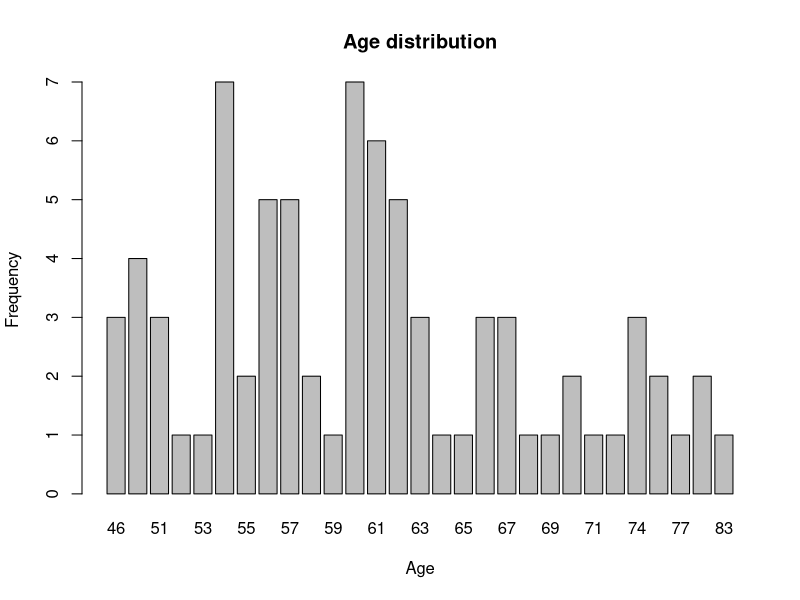
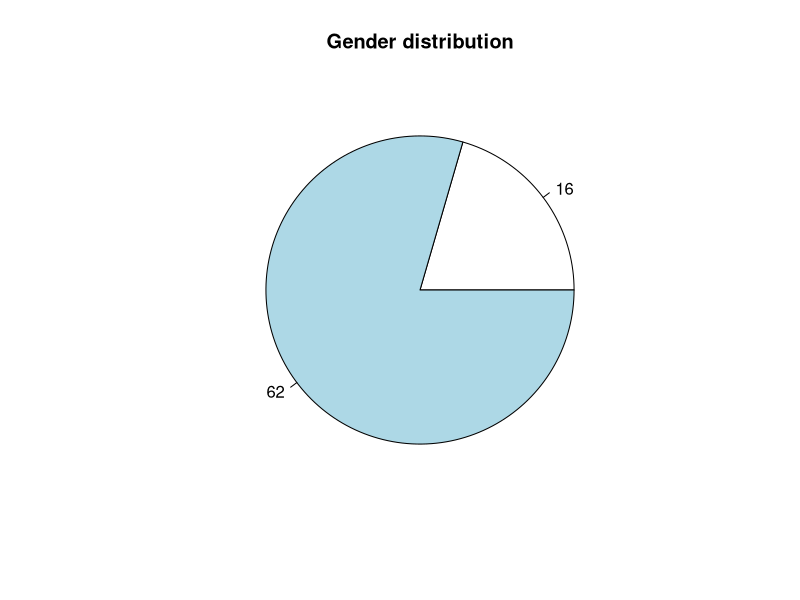
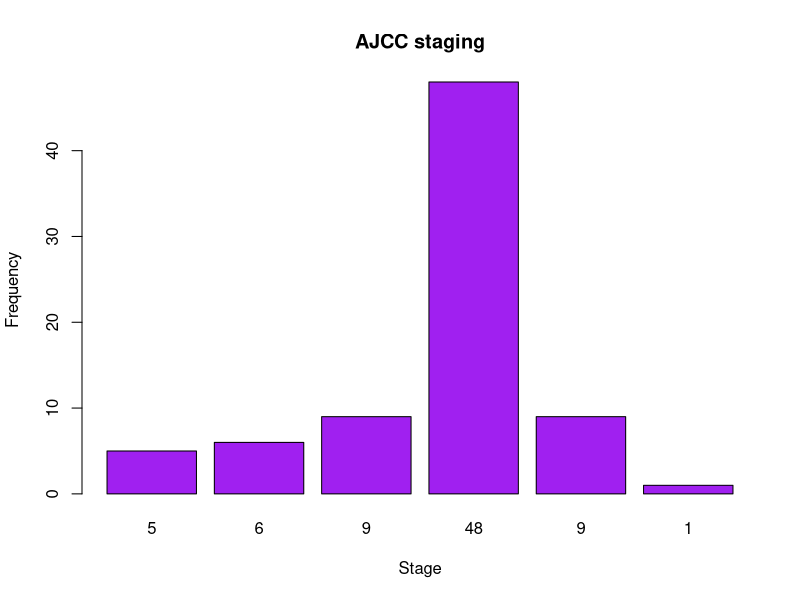
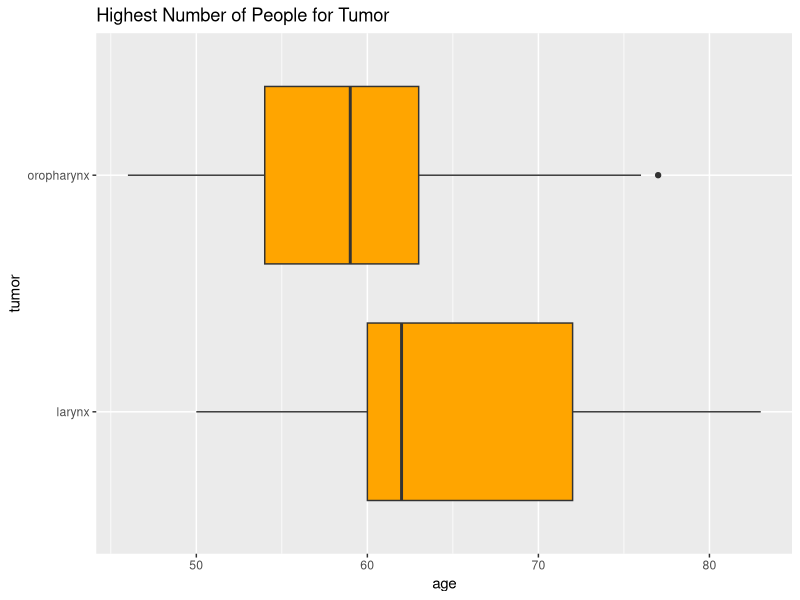
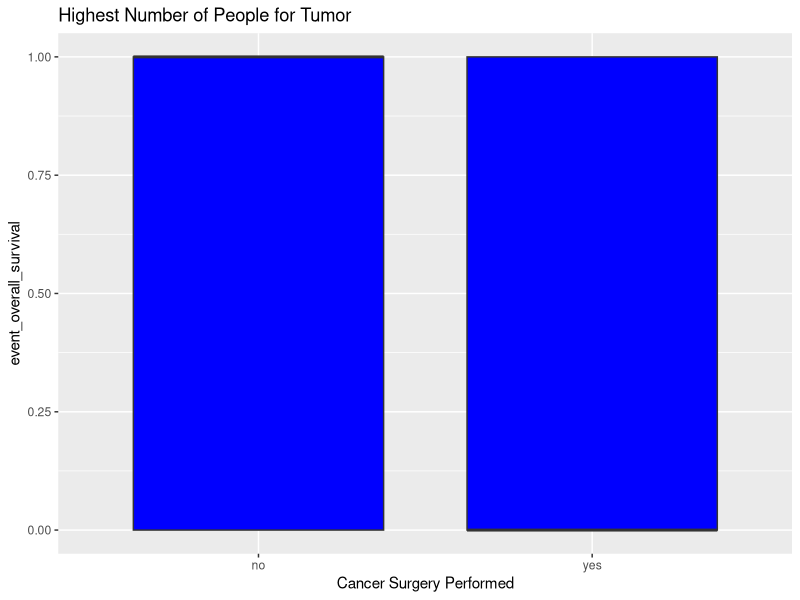

Source code (R) for these figures, in order:
## ---- chunk 1
knitr::opts_chunk$set(echo = TRUE)
## ---- chunk 2
Clinical_Data<- read.csv("Copy of HEAD-NECK-RADIOMICS-HN1 Clinical data updated July 2020.csv")
View(Clinical_Data)
## ---- chunk 3
head(Clinical_Data)
## ---- chunk 4

#installing required packages
#install.packages("ggplot2")
#install.packages("dplyr")
#install.packages("plyr")
#install.packages("tidyr")
#install.packages("ggplot")
#install.packages("ggplot2")
#library(ggplot2)

library(dplyr)
library(plyr)
library(tidyr)
library(ggplot2)

## ---- chunk 5

#data cleaning and pre processing

#checking null values

Clinical_Data1<- data.frame(Clinical_Data)
colSums(is.na(Clinical_Data1))
## ---- chunk 6

#Elemenating null values

Clinical_Data1<-na.omit(Clinical_Data1)

#rechecking null values
colSums(is.na(Clinical_Data1))
View(Clinical_Data1)
head(Clinical_Data1)
## ---- chunk 7
#summary of the data

summary(Clinical_Data1)

## ---- chunk 8
#number of people diagnosed at different ages

age <-table(Clinical_Data1$age_at_diagnosis)

age

## ---- chunk 9
#total number of females and males

gender<-table(Clinical_Data1$biological_sex)

gender

## ---- chunk 10
#number of performance status 0,1,2

performance_status<-table(Clinical_Data1$performance_status_ecog)

performance_status
## ---- chunk 11
#number of ph status

ph_status<-table(Clinical_Data1$overall_hpv_p16_status)

ph_status
## ---- chunk 12
#number of tumor locations

tumor<-table(Clinical_Data1$index_tumour_location)
tumor

## ---- chunk 13
#Types and count of chemotherapy

chemotherapy<-data.frame(table(Clinical_Data1$chemotherapy_given))
chemotherapy

## ---- chunk 14
#number of cancer surgery performed

cancer_surgery<-data.frame(table(Clinical_Data1$cancer_surgery_performed))
cancer_surgery
## ---- chunk 15
#stages of ajcc

ajcc<-table(Clinical_Data1$ajcc_stage)
ajcc

## ---- chunk 16
#data vizualization
#barplot for number of people with same age 

barplot(age, main = "Age distribution", xlab = "Age", ylab = "Frequency")


## ---- chunk 17
#62-male, 16- female
pie(gender,labels = gender, main = "Gender distribution")

## ---- chunk 18
#

barplot(ajcc, main = "AJCC staging", xlab = "Stage", ylab = "Frequency", names.arg = ajcc, col = "purple")


## ---- chunk 19
#age,tumor

ggplot(Clinical_Data1, aes(x = age_at_diagnosis, y = index_tumour_location)) +
  geom_boxplot(fill = "orange") +
  labs(x = "age", y = "tumor") +
  ggtitle("Highest Number of People for Tumor")


## ---- chunk 20
#yes-treatment- success

#cancer_surgery
#chemotherapy
ggplot(Clinical_Data1, aes(x = cancer_surgery_performed, y = event_overall_survival)) +
  geom_boxplot(fill = "blue") +
  labs(x = "Cancer Surgery Performed", y = "event_overall_survival") +
  ggtitle("Highest Number of People for Tumor")

table(Clinical_Data1$event_overall_survival)

